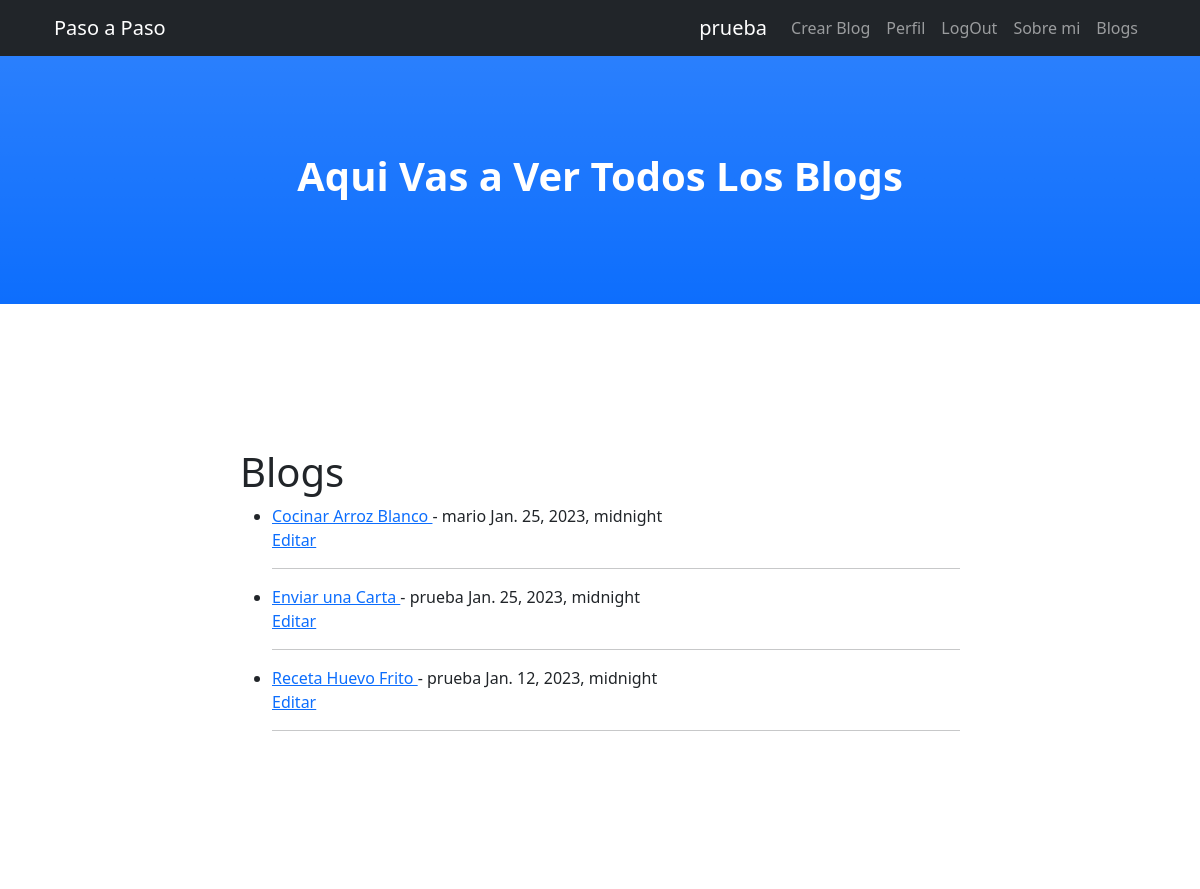
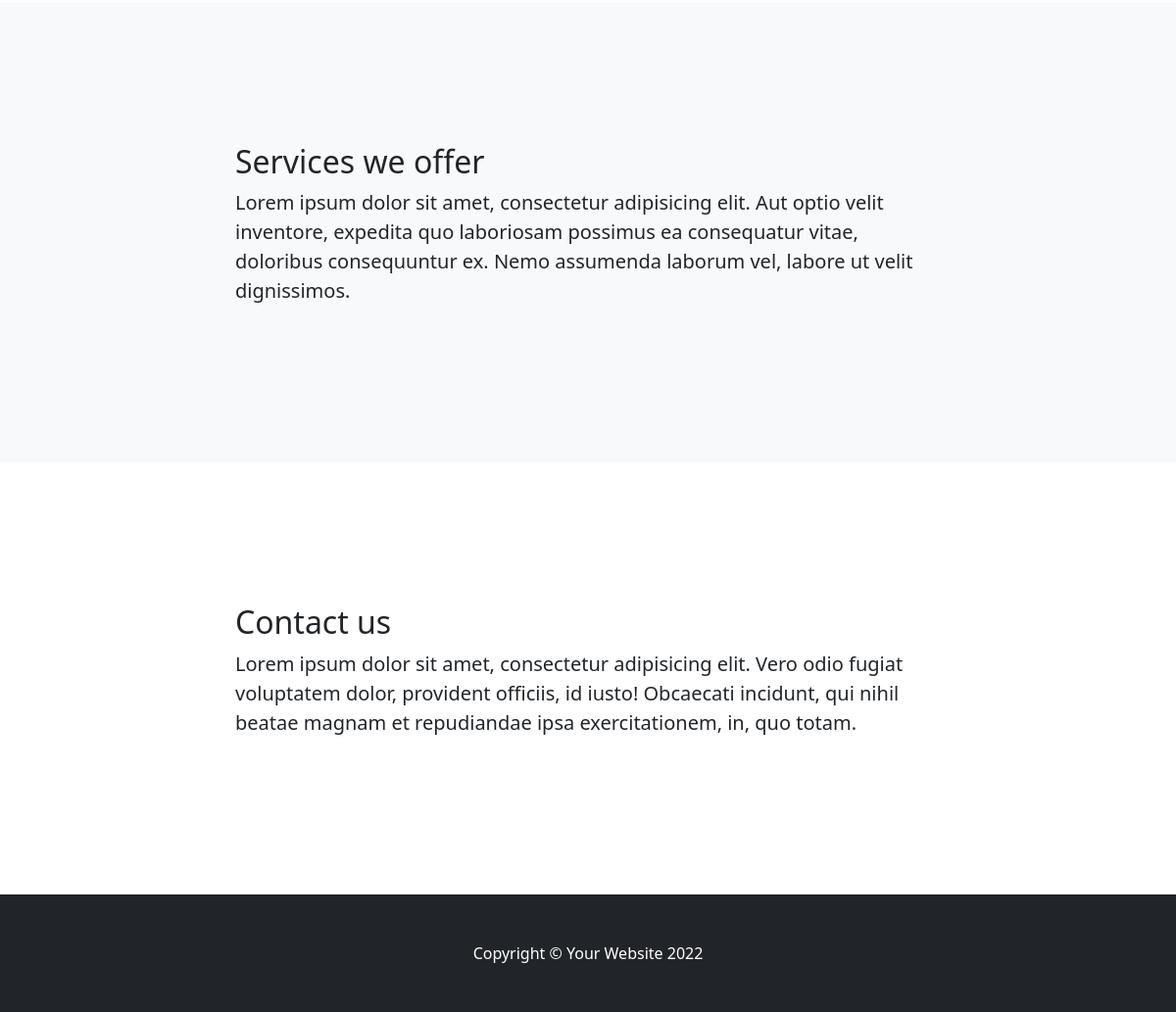
Page /leermas (signed in) on the committed database (2 pictures, top to bottom).
### Blog/models.py (models this page shows, shortened)
class Blog(models.Model):
    titulo = models.CharField(max_length=200)
    subtitulo = models.CharField(max_length=200, blank=True) #Opcional, por eso blank=true
    cuerpo = RichTextUploadingField(blank=True, null=True)
    autor = models.ForeignKey(User, on_delete=models.CASCADE) #Borra posts si el autor/user es borrado
    fecha = models.DateTimeField() #Fecha de Publicacion
    imagen = models.ImageField(upload_to='media', blank=True) #Directorio donde se va a guardar

### Blog/views.py (the view)
# urls.py: path("leermas",ListaBlogs,name="LeerMas"),
def ListaBlogs(request): #Lista de Blogs
    blogs = Blog.objects.all().order_by('-fecha')
    return render(request, 'leermas.html', {'blogs':blogs})

### Blog/templates/leermas.html (shortened to what this page needs)
{% extends "index.html" %}
{% load static %}
{% block titulo %}
Aqui Vas a Ver Todos Los Blogs
{% endblock %}
{% block contenido %}
<h1>Blogs</h1>
<ul>
{% for blog in blogs %}
    <li><a href="{% url "DetalleBlog" blog.pk %}">
    {{ blog.titulo | safe}} </a> -
    {{ blog.autor }}
    {{ blog.fecha }} <br/>
    <p>
    {% if user.is_authenticated %}
    <a href="{% url "ActualizarBlog" blog.id %}">Editar</a>
    {% endif %}
    </p>
    <hr>
    {% endfor %}
</ul>
{% endblock %}

### Blog/templates/index.html (shortened to what this page needs)
<!DOCTYPE html>
<html lang="en">
    <head>
        {% load static %}
        <link href="{% static 'blog/css/styles.css' %}" rel="stylesheet" />
    </head>
    <body id="page-top">
        <nav class="navbar navbar-expand-lg navbar-dark bg-dark fixed-top" id="mainNav">
            <div class="container px-4">
                <a class="navbar-brand" href="{% url 'Inicio' %}">Paso a Paso</a>
                <div class="collapse navbar-collapse" id="navbarResponsive">
                    <ul class="navbar-nav ms-auto">
                        {% if user.is_authenticated %}
                        <a class="navbar-brand" href="{% url 'Perfil' %}">{{ user.get_username }} </a>
                        <li class="nav-item"><a class="nav-link" href="{% url 'CrearBlog' %}">Crear Blog</a></li>
                        <li class="nav-item"><a class="nav-link" href="{% url 'Perfil' %}">Perfil</a></li>
                        <li class="nav-item"><a class="nav-link" href="{% url 'CerrarSesion' %}">LogOut</a></li>
                        {% else %}
                        <li class="nav-item"><a class="nav-link" href="{% url 'IniciarSesion' %}">Login</a></li>
                        <li class="nav-item"><a class="nav-link" href="{% url 'Registrarse' %}">Registrarse</a></li>
                        {% endif %}
                        <li class="nav-item"><a class="nav-link" href="{% url 'SobreMi' %}">Sobre mi</a></li>
                        <li class="nav-item"><a class="nav-link" href="{% url 'LeerMas' %}">Blogs</a></li>
                    </ul>
                </div>
            </div>
        </nav>
        <header class="bg-primary bg-gradient text-white">
            <div class="container px-4 text-center">
                <h1 class="fw-bolder">{% block titulo %}
                    {% endblock %}</h1>
            </div>
        </header>
        <section id="about">
            <div class="container px-4">
                <div class="row gx-4 justify-content-center">
                    <div class="col-lg-8">
                        {% block contenido %}
                        {% endblock %}
                    </div>
                </div>
            </div>
        </section>
        <section class="bg-light" id="services">
            <div class="container px-4">
                <div class="row gx-4 justify-content-center">
                    <div class="col-lg-8">
                        <h2>Services we offer</h2>
                        <p class="lead">Lorem ipsum dolor sit amet, consectetur adipisicing elit. Aut optio velit inventore, expedita quo laboriosam possimus ea consequatur vitae, doloribus consequuntur ex. Nemo assumenda laborum vel, labore ut velit dignissimos.</p>
                    </div>
                </div>
            </div>
        </section>
        <section id="contact">
            <div class="container px-4">
                <div class="row gx-4 justify-content-center">
                    <div class="col-lg-8">
                        <h2>Contact us</h2>
                        <p class="lead">Lorem ipsum dolor sit amet, consectetur adipisicing elit. Vero odio fugiat voluptatem dolor, provident officiis, id iusto! Obcaecati incidunt, qui nihil beatae magnam et repudiandae ipsa exercitationem, in, quo totam.</p>
                    </div>
                </div>
            </div>
        </section>
        <footer class="py-5 bg-dark">
            <div class="container px-4"><p class="m-0 text-center text-white">Copyright &copy; Your Website 2022</p></div>
        </footer>
    </body>
</html>

### rows in the picture
Blog: titulo "Cocinar Arroz Blanco", autor "mario", fecha "Jan. 25, 2023, midnight"
Blog: titulo "Enviar una Carta", autor "prueba", fecha "Jan. 25, 2023, midnight"
Blog: titulo "Receta Huevo Frito", autor "prueba", fecha "Jan. 12, 2023, midnight"

### other values in the picture
{{ user.get_username }} "prueba"
